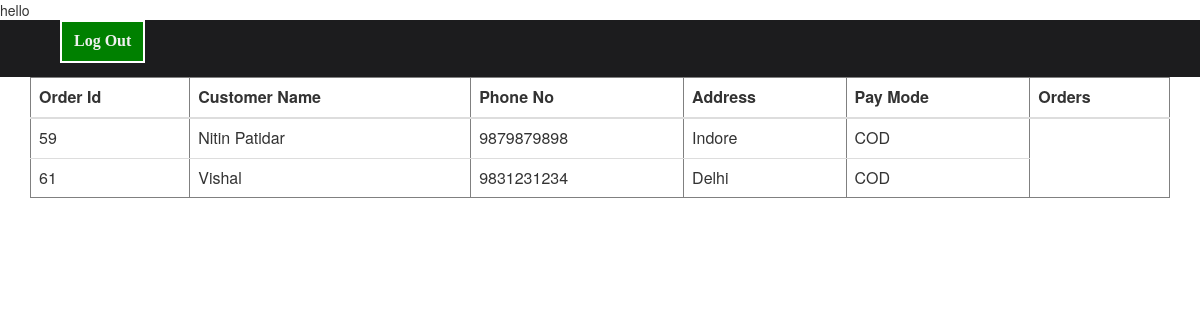
Screenshot of /Admin/temp.php with the database file from the repository.
### tables this page shows
CREATE TABLE `order_manager` (
  `Order_id` int(100) NOT NULL,
  `Full_Name` text NOT NULL,
  `Phone_No` bigint(100) NOT NULL,
  `Address` varchar(100) NOT NULL,
  `Pay_Mode` varchar(1000) NOT NULL,
  `dat` date DEFAULT curdate()
);

### Admin/temp.php (the view, shortened to what this page needs)
<?php
include 'connection.php';
?>
<!DOCTYPE html>
<html lang="en">
<head>
    <link rel="stylesheet" href="https://maxcdn.bootstrapcdn.com/bootstrap/3.3.7/css/bootstrap.min.css">
</head>
<body>
<div class="header">
    <form action="<?php echo $_SERVER['PHP_SELF'] ?>" method="post">
        <button type="submit" name="Logout">Log Out</button>
    </form>
</div>
<div class="container mt-5">
    <div class="row">
        <div class="col-lg-12">
            <table class="table table-dark"; border="black" margin: 2px>
                <thead>
                    <tr>
                        <th scope="col">Order Id</th>
                        <th scope="col">Customer Name</th>
                        <th scope="col">Phone No</th>
                        <th scope="col">Address</th>
                        <th scope="col">Pay Mode</th>
                        <th scope="col">Orders</th>
                    </tr>
                </thead>
                <tbody>
                    <?php
                    $query = "SELECT * FROM order_manager";
                    $user_result = mysqli_query($con, $query);
                    while ($user_row = mysqli_fetch_assoc($user_result)) {
                        ?>
                        <tr>
                            <td><?php echo $user_row['Order_id']; ?></td>
                            <td><?php echo $user_row['Full_Name']; ?></td>
                            <td><?php echo $user_row['Phone_No']; ?></td>
                            <td><?php echo $user_row['Address']; ?></td>
                            <td><?php echo $user_row['Pay_Mode']; ?></td>
                        </tr>
                        <?php
                    }
                    ?>
                </tbody>
            </table>
        </div>
    </div>
</div>
</body>
</html>

### Admin/temp.php (style rules this page uses)
body { margin: 0; }
div.header { color: #f0f0f0; font-family: poppins; display: flex; flex-direction: row; align-items: center; justify-content: space-between; padding: 0 60px; background-color: #1c1c1e; }
div.header button { background-color: green; font-size: 16px; font-weight: 550; padding: 8px 12px; border: 2px solid white; }

### rows the page displays
order_manager: Order_id "59", Full_Name "Nitin Patidar", Phone_No "9879879898", Address "Indore", Pay_Mode "COD"
order_manager: Order_id "61", Full_Name "Vishal", Phone_No "9831231234", Address "Delhi", Pay_Mode "COD"
